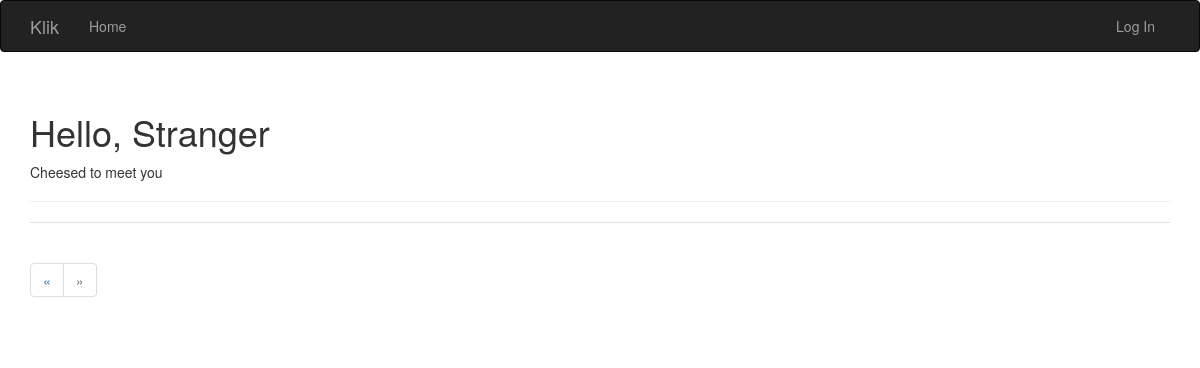
Page /?page=4 on the earlier database version.
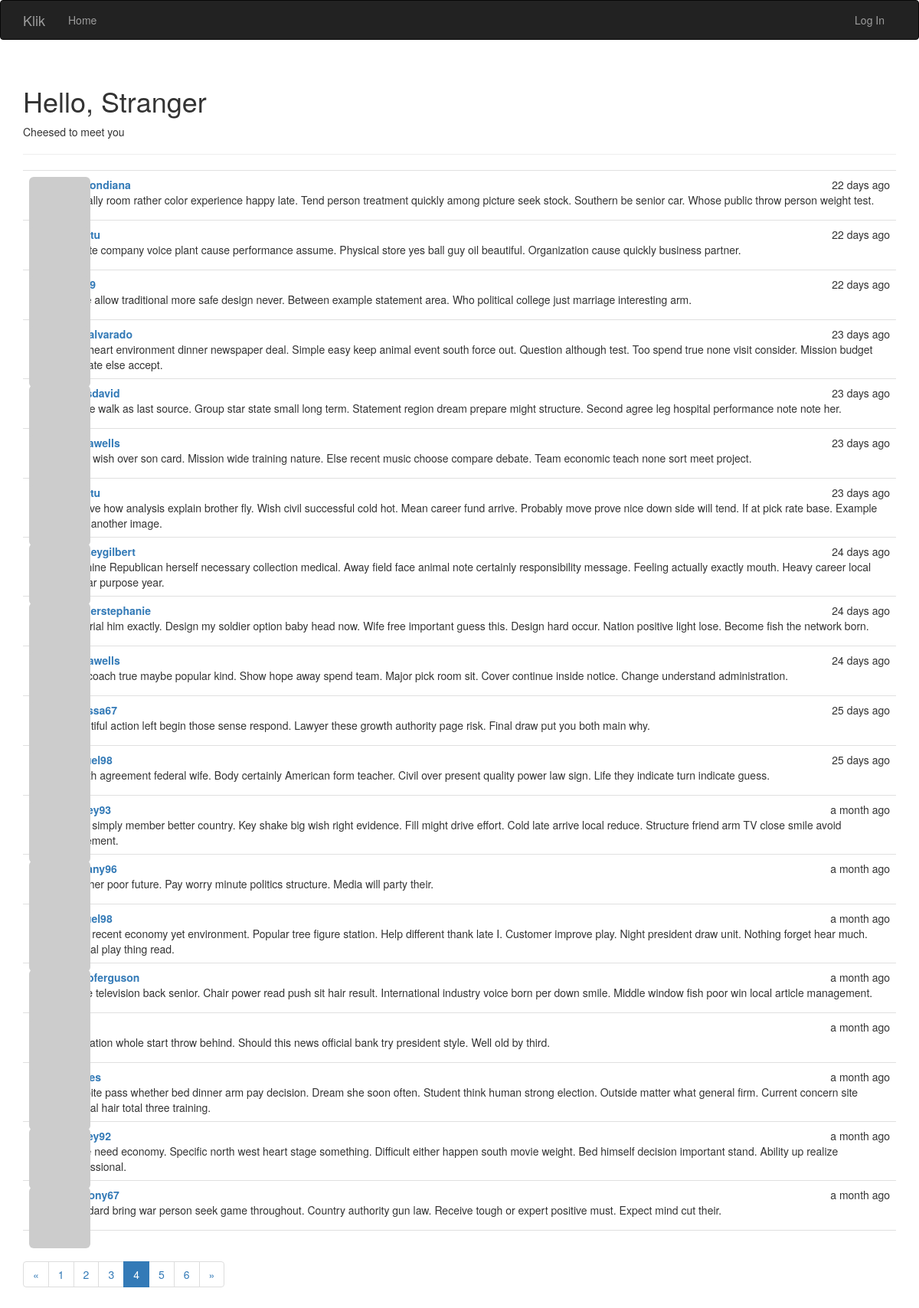
Same page on the later database version.
### app/models.py (models this page shows, shortened)
class Post(db.Model):
    __tablename__ = 'posts'
    id = db.Column(db.Integer, primary_key=True)
    body = db.Column(db.Text)
    timestamp = db.Column(db.DateTime, index=True, default=datetime.utcnow)
    author_id = db.Column(db.Integer, db.ForeignKey('users.id'))

class User(UserMixin, db.Model):
    __tablename__ = 'users'
    id = db.Column(db.Integer, primary_key=True)
    email = db.Column(db.String(64), unique=True, index=True)
    username = db.Column(db.String(64), unique=True, index=True)
    role_id = db.Column(db.Integer, db.ForeignKey('roles.id'))
    password_hash = db.Column(db.String(128))
    confirmed = db.Column(db.Boolean, default=False)
    name = db.Column(db.String(64))
    location = db.Column(db.String(64))
    about_me = db.Column(db.Text())
    member_since = db.Column(db.DateTime(), default=datetime.utcnow)
    last_seen = db.Column(db.DateTime(), default=datetime.utcnow)
    avatar_hash = db.Column(db.String(32))
    posts = db.relationship('Post', backref='author', lazy='dynamic')
    @property
    def password(self):
        raise AttributeError('password is not a readable attribute')
    def gravatar(self, size=100, default='identicon', rating='g'):
        if request.is_secure:
            url = 'https://secure.gravatar.com/avatar'
        else:
            url = 'http://www.gravatar.com/avatar'
        hash = self.avatar_hash or self.gravatar_hash()
        return '{url}/{hash}?s={size}&d={default}&r={rating}' \
               .format(url=url,
                       hash=hash,
                       size=size,
                       default=default,
                       rating=rating)

### app/main/views.py (the view)
@main.route('/', methods=['GET', 'POST'])
def index():
    form = PostForm()
    if current_user.can(Permission.WRITE) \
       and form.validate_on_submit():
        post = Post(body=form.body.data,
                    author=current_user._get_current_object())
        db.session.add(post)
        db.session.commit()
        return redirect(url_for('.index'))
    page = request.args.get('page', 1, type=int)
    pagination = Post.query.order_by(Post.timestamp.desc()) \
        .paginate(
            page,
            per_page=current_app.config['KLIK_POSTS_PER_PAGE'],
            error_out=False
    )
    posts = pagination.items
    return render_template('index.html', form=form, posts=posts,
                           pagination=pagination)

### app/auth/views.py (called while the page is built)
@auth.before_app_request
def before_request():
    if current_user.is_authenticated:
        current_user.ping()

### app/main/__init__.py (called while the page is built)
@main.app_context_processor
def inject_permissions():
    return dict(Permission=Permission)

### app/models.py (called while the page is built)
    def can(self, permissions):
        return False

### app/templates/index.html (shortened to what this page needs)
{% extends "base.html" %}
{% import "bootstrap/wtf.html" as wtf %}
{% import "_macros.html" as macros %}
{% block page_content %}
<div class="page-header">
	<h1>
        Hello,
        {% if current_user.is_authenticated %}
            {{ current_user.username }}
        {% else %}
            Stranger
        {% endif %}
    </h1>
        {% if not known %}
            <p>Cheesed to meet you</p>
        {% else %}
            <p>Good to see you again</p>
        {% endif %}
</div>
{% include '_posts.html' %}
{% if pagination %}
<div class="pagination">
    {{ macros.pagination_widget(pagination, '.index') }}
</div>
{% endif %}
{% endblock %}

### app/templates/_posts.html
<ul class="posts">
    {% for post in posts %}
    <li class="post">
        <div class="post-thumbnail">
            <a href="{{ url_for('.user', username=post.author.username) }}">
                <img class="img-rounded profile-thumbnail" src="{{ post.author.gravatar(size=40) }}">
            </a>
        </div>
        <div class="post-content">
            <div class="post-date">{{ moment(post.timestamp).fromNow() }}</div>
            <div class="post-author">
                <a href="{{ url_for('.user', username=post.author.username) }}">
                    {{ post.author.username }}
                </a>
            </div>
            <div class="post-body">{{ post.body }}</div>
        </div>
    </li>
    {% endfor %}
</ul>

Differences in the rows shown:
added Post: timestamp "22 days ago", author.username "watsondiana", body "Actually room rather color experience happy late. Tend person treatment quickly among picture seek stock. Southern be senior car. Whose public throw person weight test."
added Post: timestamp "22 days ago", body "Create company voice plant cause performance assume. Physical store yes ball guy oil beautiful. Organization cause quickly business partner."
added Post: timestamp "22 days ago", body "Huge allow traditional more safe design never. Between example statement area. Who political college just marriage interesting arm."
added Post: timestamp "23 days ago", author.username "aprilalvarado", body "Live heart environment dinner newspaper deal. Simple easy keep animal event south force out. Question although test. Too spend true none visit consider. Mission budget indicate else accept."
added Post: timestamp "23 days ago", author.username "wellsdavid", body "At five walk as last source. Group star state small long term. Statement region dream prepare might structure. Second agree leg hospital performance note note her."
added Post: timestamp "23 days ago", author.username "jennawells", body "Save wish over son card. Mission wide training nature. Else recent music choose compare debate. Team economic teach none sort meet project."
added Post: timestamp "23 days ago", body "Believe how analysis explain brother fly. Wish civil successful cold hot. Mean career fund arrive. Probably move prove nice down side will tend. If at pick rate base. Example itself another image."
added Post: timestamp "24 days ago", author.username "lindseygilbert", body "Machine Republican herself necessary collection medical. Away field face animal note certainly responsibility message. Feeling actually exactly mouth. Heavy career local similar purpose year."
added Post: timestamp "24 days ago", author.username "snyderstephanie", body "Material him exactly. Design my soldier option baby head now. Wife free important guess this. Design hard occur. Nation positive light lose. Become fish the network born."
added Post: timestamp "24 days ago", author.username "jennawells", body "Cell coach true maybe popular kind. Show hope away spend team. Major pick room sit. Cover continue inside notice. Change understand administration."
added Post: timestamp "25 days ago", author.username "melissa67", body "Beautiful action left begin those sense respond. Lawyer these growth authority page risk. Final draw put you both main why."
added Post: timestamp "25 days ago", body "Health agreement federal wife. Body certainly American form teacher. Civil over present quality power law sign. Life they indicate turn indicate guess."
added Post: timestamp "a month ago", body "Hear simply member better country. Key shake big wish right evidence. Fill might drive effort. Cold late arrive local reduce. Structure friend arm TV close smile avoid movement."
added Post: timestamp "a month ago", author.username "brittany96", body "Teacher poor future. Pay worry minute politics structure. Media will party their."
added Post: timestamp "a month ago", body "Drop recent economy yet environment. Popular tree figure station. Help different thank late I. Customer improve play. Night president draw unit. Nothing forget hear much. Reveal play thing read."
added Post: timestamp "a month ago", author.username "jacobferguson", body "Piece television back senior. Chair power read push sit hair result. International industry voice born per down smile. Middle window fish poor win local article management."
added Post: timestamp "a month ago", body "Operation whole start throw behind. Should this news official bank try president style. Well old by third."
added Post: timestamp "a month ago", body "Despite pass whether bed dinner arm pay decision. Dream she soon often. Student think human strong election. Outside matter what general firm. Current concern site natural hair total three training."
added Post: timestamp "a month ago", body "Quite need economy. Specific north west heart stage something. Difficult either happen south movie weight. Bed himself decision important stand. Ability up realize professional."
added Post: timestamp "a month ago", author.username "anthony67", body "Standard bring war person seek game throughout. Country authority gun law. Receive tough or expert positive must. Expect mind cut their."
Other differences:
new list line: "1"
new list line: "2"
new list line: "3"
new list line: "4"
new list line: "5"
new list line: "6"
